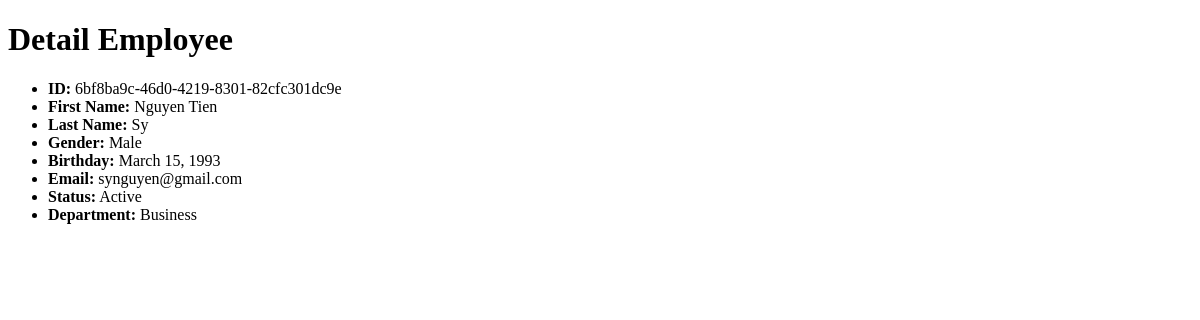
Before: /employees/detail/6bf8ba9c46d04219830182cfc301dc9e/ with the older database file.
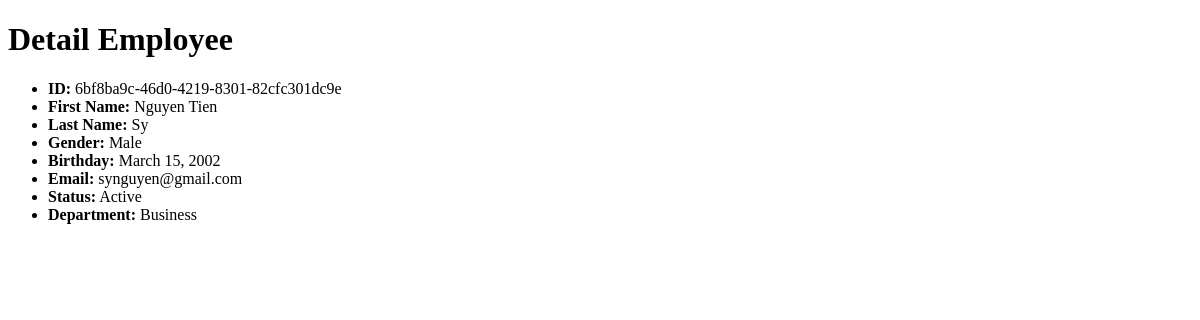
After: the same page with the newer database file.
### employees/models.py (models this page shows, shortened)
class Employee(BaseModel):
    first_name = models.CharField(max_length=100)
    last_name = models.CharField(max_length=100)
    birthday = models.DateField(validators=[validate_age])
    email = models.EmailField(max_length=100, unique=True)
    gender = models.CharField(
        max_length=10,
        choices=[(gender.value, gender.value) for gender in Gender],
        default=Gender.MALE.value,
    )
    status = models.CharField(
        max_length=10,
        choices=[(status.value, status.value) for status in ActiveStatus],
        default=ActiveStatus.ACTIVE.value,
    )
    department = models.ForeignKey(Department, on_delete=models.CASCADE)
    objects = EmployeeFilterManager()

### departments/models.py (models this page shows)
class Department(BaseModel):
    name = models.CharField(max_length=100, unique=True)
    description = models.TextField(max_length=200)
    def __str__(self):
        return str(self.name)

### employees/views.py (the view)
# urls.py: path('detail/<str:employee_id>/', employee_detail, name='employee_detail'),
@require_http_methods(["GET"])
def employee_detail(request, employee_id):
    employee = get_object_or_404(Employee, id=employee_id)
    context = {'employee': employee}
    return render(request, 'detail.html', context)

### employees/models.py (called while the page is built)
    def get_queryset(self):
        return EmployeeQuerySet(self.model, using=self._db)

### employees/templates/detail.html (shortened to what this page needs)
<!DOCTYPE html>
<html lang="en">
	<head>
	</head>
	<body>
		<h1>Detail Employee</h1>
		<ul>
			<li><strong>ID:</strong> {{ employee.id }}</li>
			<li><strong>First Name:</strong> {{ employee.first_name }}</li>
			<li><strong>Last Name:</strong> {{ employee.last_name }}</li>
			<li><strong>Gender:</strong> {{ employee.gender }}</li>
			<li><strong>Birthday:</strong> {{ employee.birthday }}</li>
			<li><strong>Email:</strong> {{ employee.email }}</li>
			<li><strong>Status:</strong> {{ employee.status }}</li>
			<li><strong>Department:</strong> {{ employee.department }}</li>
		</ul>
	</body>
</html>

Changed rows visible on the page:
changed Employee "6bf8ba9c-46d0-4219-8301-82cfc301dc9e": birthday "March 15, 1993" → "March 15, 2002"
